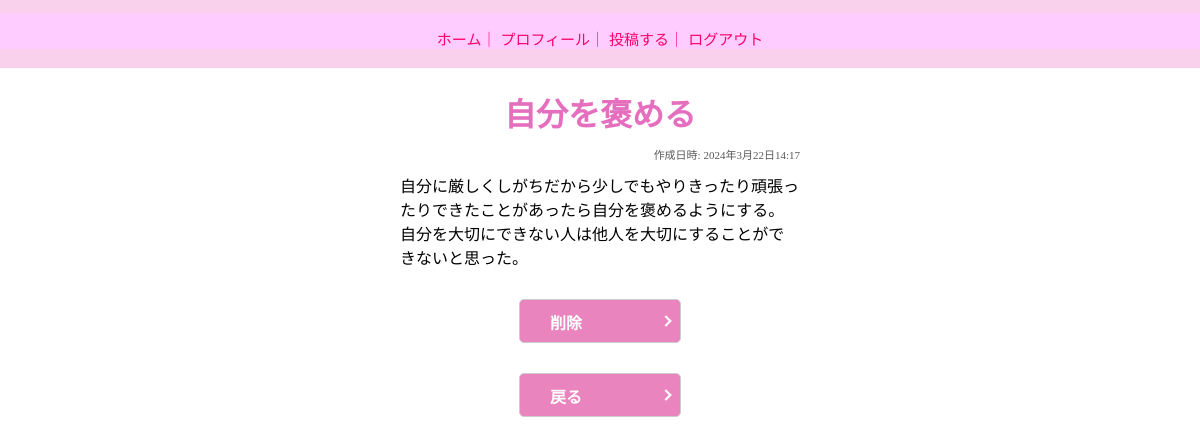
The page /memo_detail/5/ (signed in) on the database its author committed.
### mind_ch_db/models.py (models this page shows)
class Memo(models.Model):
    user_id = models.ForeignKey(
        User, on_delete=models.SET_NULL,null=True)
    title = models.CharField(max_length=100)
    content = models.TextField()
    create_at = models.DateTimeField(default=timezone.datetime.now)
    update_at = models.DateTimeField(default=timezone.datetime.now)

### mind_ch_db/views.py (the view)
# urls.py: path('memo_detail/<int:memo_id>/', views.memo_detail, name='memo_detail'),
def memo_detail(request, memo_id):
    memo = get_object_or_404(Memo, pk=memo_id, user_id=request.user)
    if request.method == 'POST':
        memo.delete()
        return redirect('memo_list')  # メモ一覧ページへリダイレクト
    return render(request, 'memo_detail.html', {'memo': memo})

### mind_ch_db/templates/memo_detail.html (shortened to what this page needs)
{% extends "base.html" %}
{% block content %}
<!DOCTYPE html>
<html lang="en">
<head>
</head>
<body>
    <h1 class="bottom_0">{{ memo.title }}</h1>
    <div class="center">
        <div class="content_item" style="max-width: 400px;">
            <div style="display: flex; justify-content: end; max-width: 400px; margin-left: 20px; font-size: 11px; color: rgb(92, 90, 90);">
                <p>作成日時: {{ memo.create_at }}</p>
            </div>
            <div>{{ memo.content }}</div>
        </div>
    </div>
    <div class="center">
        <a href="{% url 'memo_delete' memo.id %}" class="submitbtn" id="memo_del">削除</a>
    </div>
    <div class="center">
        <a href="{% url 'memo_list' %}" class="submitbtn" id="memo_del">戻る</a>
    </div>
</body>
</html>
{% endblock %}

### static/css/style.css (style rules this page uses)
h1 { color: rgb(230, 110, 190); text-align: center; }
body { margin: 0; }
p { text-align: center; }
.bottom_0 { margin-bottom: 0; }
.center { display: flex; justify-content: center; }
#memo_del { text-decoration: none; font-size: 16px; font-weight: bold; margin-top: 30px; height: 22px; width: 100px; }
.submitbtn { width: 150px; height: 40px; position: relative; border: 1px solid #ccc; border-radius: 5px; background-color: #e984bf; color: #fff; padding: 10px 30px; font-size: 13px; font-family: sans-serif; }
.submitbtn:after { display: block; content: ""; position: absolute; top: 50%; right: 10px; width: 6px; height: 6px; margin: -4px 0 0 0; border-top: solid 2px #fff; border-right: solid 2px #fff; -webkit-transform: rotate(45deg); transform: rotate(45deg); }
.content_item { width: 50%; min-width: 320px; }

### rows shown on the page
Memo: title "自分を褒める", create_at "2024年3月22日14:17", content "自分に厳しくしがちだから少しでもやりきったり頑張ったりできたことがあったら自分を褒めるようにする。自分を大切にできない人は他人を大切にすることができないと思った。"
